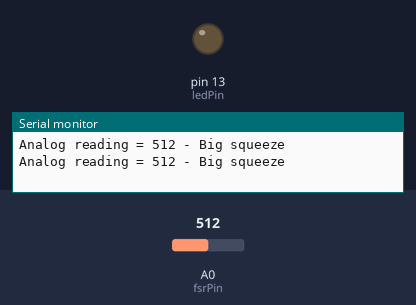
A sketch run on a simulated Arduino Uno, built with avr-gcc and run on an emulated ATmega328P. On the bench: output pins drawn as LEDs (lit = HIGH), the last lines printed to the serial monitor. The inputs (shaded band) are chosen by the test bench; at power-on: A0 (fsrPin) = 512.

Above: at 1.8 s.
1.9 s: A0 (fsrPin) set to 8
3.4 s: A0 (fsrPin) set to 5
At 4.6 s:
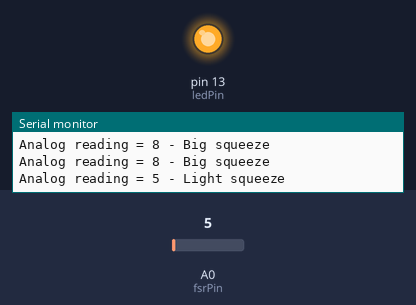
Timing chart, 0 to 6.4 s (numbered marks = the images above; inputs shaded):
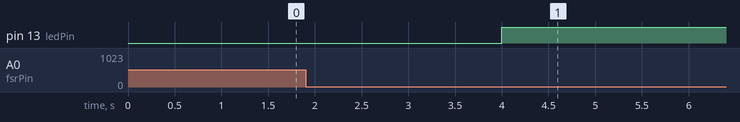

The sketch:

fsr.ino
```cpp
/* FSR simple testing sketch.

Connect one end of FSR to power, the other end to Analog 0.
Then connect one end of a 10K resistor from Analog 0 to ground

For more information see www.ladyada.net/learn/sensors/fsr.html */

int fsrPin = 0;     // the FSR and 10K pulldown are connected to a0
int fsrReading;     // the analog reading from the FSR resistor divider
int ledPin = 13;
int buzzerPin = 8;


void setup(void) {
  // We'll send debugging information via the Serial monitor
  Serial.begin(9600);
  pinMode(ledPin, OUTPUT);
}

void loop(void) {


  fsrReading = analogRead(fsrPin);

  Serial.print("Analog reading = ");
  Serial.print(fsrReading);     // the raw analog reading

  // We'll have a few threshholds, qualitatively determined
  if (fsrReading < 3) {
    Serial.println(" - No pressure");
  digitalWrite(ledPin, LOW);
  delay(1000);


  } else if (fsrReading < 5) {
    Serial.println(" - Light touch");

    digitalWrite(ledPin, HIGH);
  delay(1000);

  } else if (fsrReading < 7) {
    Serial.println(" - Light squeeze");

        digitalWrite(ledPin, HIGH);
  delay(1000);

  } else if (fsrReading < 7) {
    Serial.println(" - Medium squeeze");

        digitalWrite(ledPin, HIGH);
  delay(1000);

  } else {
    Serial.println(" - Big squeeze");
  }
  delay(1000);
}
```

Measured:
- the behaviour switches between 7 and 6 on A0 (fsrPin) (found by bisection; images 0 and 1)
- after the input at 3.4 s, pin 13 (ledPin): LOW → HIGH after 0.60 s
